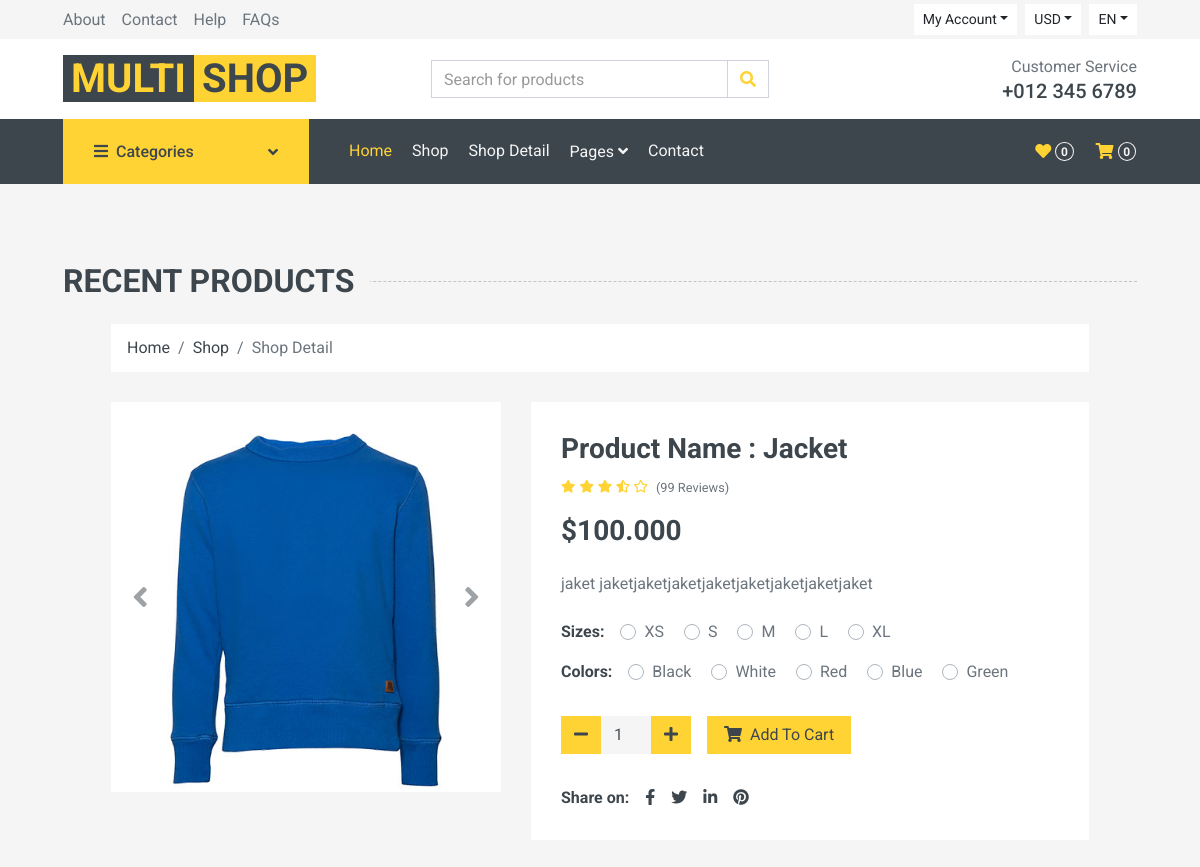
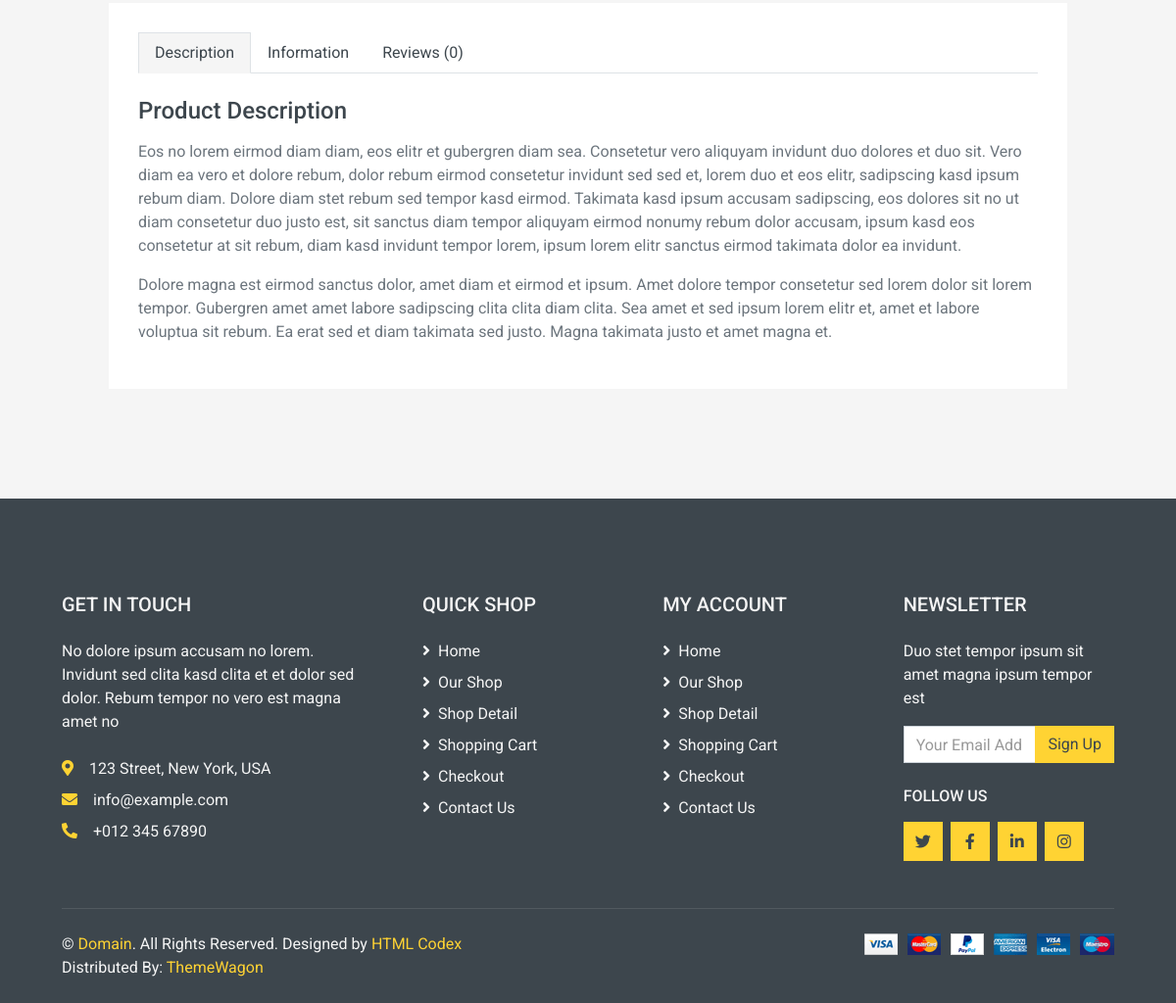
The page /product/jacket/ on the database its author committed (2 pictures, top to bottom).
### store/models.py (models this page shows, shortened)
class Product(models.Model):
    category = models.ForeignKey(Category, related_name='product', on_delete=models.CASCADE)
    created_by = models.ForeignKey(settings.AUTH_USER_MODEL, related_name='product_creator', on_delete=models.CASCADE)
    title = models.CharField(max_length=255)
    author = models.CharField(max_length=50, default='admin')
    description = models.TextField(blank=True)
    image = models.ImageField(upload_to='images/')
    slug = models.SlugField(max_length=255)
    price = models.DecimalField(max_digits=6, decimal_places=3)
    in_stock = models.BooleanField(default=True)
    is_active = models.BooleanField(default=True)
    created = models.DateField(auto_now_add=True)
    updated = models.DateField(auto_now=True)
    objects = models.Manager()
    products = ProductManager()
    class Meta:
        verbose_name_plural = 'Products'
        ordering = ('-created',)

### store/views.py (the view)
# urls.py: path("product/<slug:slug>/", views.product_details, name="product_details"),
def product_details(request, slug):
    product_details = get_object_or_404(Product, slug=slug, in_stock=True)
    return render(request, 'store/details.html', {'product_details':product_details})

### cart/cart.py (called while the page is built)
   def __len__(self):
        return sum(item['qty'] for item in self.cart.values())

### cart/context_processors.py (called while the page is built)
def cart(request):
    return{'cart':Cart(request)}

### store/context_processors.py (called while the page is built)
def categories(request):
    return {
        'categories':Category.objects.all()
    }

### store/models.py (called while the page is built)
    def get_absolute_url(self):
        return reverse("store:category_products", args=[self.slug])

### templates/store/details.html (shortened to what this page needs)
{% extends 'store/base.html' %}
{% load static %}
{% block content %}
<div class="container-fluid pt-5 pb-3">
    <h2 class="section-title position-relative text-uppercase mx-xl-5 mb-4"><span class="bg-secondary pr-3">Recent Products</span></h2>
    <div class="row px-xl-5">
    <div class="container-fluid">
        <div class="row px-xl-5">
            <div class="col-12">
                <nav class="breadcrumb bg-light mb-30">
                    <a class="breadcrumb-item text-dark" href="#">Home</a>
                    <a class="breadcrumb-item text-dark" href="#">Shop</a>
                    <span class="breadcrumb-item active">Shop Detail</span>
                </nav>
            </div>
        </div>
    </div>
    <div class="container-fluid pb-5">
        <div class="row px-xl-5">
            <div class="col-lg-5 mb-30">
                <div id="product-carousel" class="carousel slide" data-ride="carousel">
                    <div class="carousel-inner bg-light">
                        <div class="carousel-item active">
                            <img class="w-100 h-100" src="{{ product_details.image.url }}" alt="Image">
                        </div>
                    </div>
                    <a class="carousel-control-prev" href="#product-carousel" data-slide="prev">
                        <i class="fa fa-2x fa-angle-left text-dark"></i>
                    </a>
                    <a class="carousel-control-next" href="#product-carousel" data-slide="next">
                        <i class="fa fa-2x fa-angle-right text-dark"></i>
                    </a>
                </div>
            </div>
            <div class="col-lg-7 h-auto mb-30">
                <div class="h-100 bg-light p-30">
                    <h3>Product Name : {{product_details.title| title}}</h3>
                    <div class="d-flex mb-3">
                        <div class="text-primary mr-2">
                            <small class="fas fa-star"></small>
                            <small class="fas fa-star"></small>
                            <small class="fas fa-star"></small>
                            <small class="fas fa-star-half-alt"></small>
                            <small class="far fa-star"></small>
                        </div>
                        <small class="pt-1">(99 Reviews)</small>
                    </div>
                    <h3 class="font-weight-semi-bold mb-4">${{product_details.price}}</h3>
                    <p class="mb-4">{{product_details.description |slice:":300"}}</p>
                    <div class="d-flex mb-3">
                        <strong class="text-dark mr-3">Sizes:</strong>
                        <form>
                            <div class="custom-control custom-radio custom-control-inline">
                                <label class="custom-control-label" for="size-1">XS</label>
                            </div>
                            <div class="custom-control custom-radio custom-control-inline">
                                <label class="custom-control-label" for="size-2">S</label>
                            </div>
                            <div class="custom-control custom-radio custom-control-inline">
                                <label class="custom-control-label" for="size-3">M</label>
                            </div>
                            <div class="custom-control custom-radio custom-control-inline">
                                <label class="custom-control-label" for="size-4">L</label>
                            </div>
                            <div class="custom-control custom-radio custom-control-inline">
                                <label class="custom-control-label" for="size-5">XL</label>
                            </div>
                        </form>
                    </div>
                    <div class="d-flex mb-4">
                        <strong class="text-dark mr-3">Colors:</strong>
                        <form>
                            <div class="custom-control custom-radio custom-control-inline">
                                <label class="custom-control-label" for="color-1">Black</label>
                            </div>
                            <div class="custom-control custom-radio custom-control-inline">
                                <label class="custom-control-label" for="color-2">White</label>
                            </div>
                            <div class="custom-control custom-radio custom-control-inline">
                                <label class="custom-control-label" for="color-3">Red</label>
                            </div>
                            <div class="custom-control custom-radio custom-control-inline">
                                <label class="custom-control-label" for="color-4">Blue</label>
                            </div>
                            <div class="custom-control custom-radio custom-control-inline">
                                <label class="custom-control-label" for="color-5">Green</label>
                            </div>
                        </form>
                    </div>
                    <div class="d-flex align-items-center mb-4 pt-2">
                        <div class="input-group quantity mr-3" style="width: 130px;">
                            <div class="input-group-btn">
                                <button class="btn btn-primary btn-minus">
                                    <i class="fa fa-minus"></i>
                                </button>
                            </div>
                            <input id ="quantity" type="number" class="form-control bg-secondary border-0 text-center" value="1">
                            <div class="input-group-btn">
                                <button class="btn btn-primary btn-plus">
                                    <i class="fa fa-plus"></i>
                                </button>
                            </div>
                        </div>
                        <button class="btn btn-primary px-3" id="add-button" value="{{ product_details.id }}"><i class="fa fa-shopping-cart mr-1"></i> Add To
                            Cart</button>
                    </div>
                    <div class="d-flex pt-2">
                        <strong class="text-dark mr-2">Share on:</strong>
                        <div class="d-inline-flex">
                            <a class="text-dark px-2" href="">
                                <i class="fab fa-facebook-f"></i>
                            </a>
                            <a class="text-dark px-2" href="">
                                <i class="fab fa-twitter"></i>
                            </a>
                            <a class="text-dark px-2" href="">
                                <i class="fab fa-linkedin-in"></i>
                            </a>
                            <a class="text-dark px-2" href="">
                                <i class="fab fa-pinterest"></i>
                            </a>
                        </div>
                    </div>
                </div>
            </div>
        </div>
        <div class="row px-xl-5">
            <div class="col">
                <div class="bg-light p-30">
                    <div class="nav nav-tabs mb-4">
                        <a class="nav-item nav-link text-dark active" data-toggle="tab" href="#tab-pane-1">Description</a>
                        <a class="nav-item nav-link text-dark" data-toggle="tab" href="#tab-pane-2">Information</a>
                        <a class="nav-item nav-link text-dark" data-toggle="tab" href="#tab-pane-3">Reviews (0)</a>
                    </div>
                    <div class="tab-content">
                        <div class="tab-pane fade show active" id="tab-pane-1">
                            <h4 class="mb-3">Product Description</h4>
                            <p>Eos no lorem eirmod diam diam, eos elitr et gubergren diam sea. Consetetur vero aliquyam invidunt duo dolores et duo sit. Vero diam ea vero et dolore rebum, dolor rebum eirmod consetetur invidunt sed sed et, lorem duo et eos elitr, sadipscing kasd ipsum rebum diam. Dolore diam stet rebum sed tempor kasd eirmod. Takimata kasd ipsum accusam sadipscing, eos dolores sit no ut diam consetetur duo justo est, sit sanctus diam tempor aliquyam eirmod nonumy rebum dolor accusam, ipsum kasd eos consetetur at sit rebum, diam kasd invidunt tempor lorem, ipsum lorem elitr sanctus eirmod takimata dolor ea invidunt.</p>
                            <p>Dolore magna est eirmod sanctus dolor, amet diam et eirmod et ipsum. Amet dolore tempor consetetur sed lorem dolor sit lorem tempor. Gubergren amet amet labore sadipscing clita clita diam clita. Sea amet et sed ipsum lorem elitr et, amet et labore voluptua sit rebum. Ea erat sed et diam takimata sed justo. Magna takimata justo et amet magna et.</p>
                        </div>
                    </div>
                </div>
            </div>
        </div>
    </div>
    </div>
</div>
{% endblock %}

### rows shown on the page
Product: image (picture), title "Jacket", price "100.000", description "jaket jaketjaketjaketjaketjaketjaketjaketjaket"
